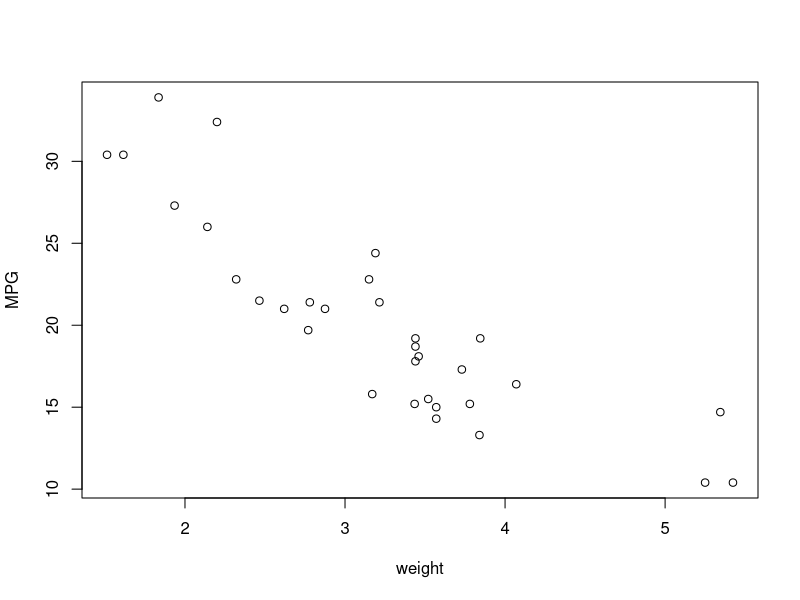

Source code (R):
## ---- chunk 1
knitr::opts_chunk$set(echo = FALSE)
## ---- chunk 2
head(mtcars)
## ---- chunk 3
names(mtcars)
## ---- chunk 4
plot(mtcars$wt, mtcars$mpg, xlab = "weight", ylab = "MPG")
